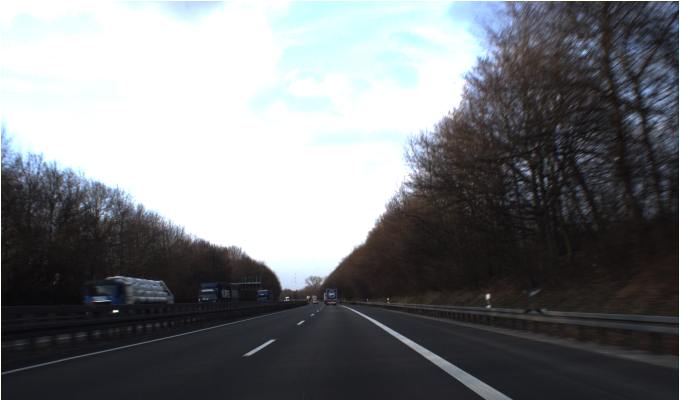
#> input picture signbreaker/Backgrounds/GTSDB/00014.png, 1360 x 800 px (shown at 1/2 size); its folder holds only this picture in this run
$ python create_sequences_auto.py Backgrounds/GTSDB Backgrounds/GTSDB   (older library calls are emulated)
#> lines starting #> are read from the running program, lines starting #| are printed output that depends on the picture
#> further down, bg_img is the input picture: shape (800, 1360, 4); mean B, G, R, A 123.8, 120.9, 118.7, 255
### signbreaker/utils.py
"""Utility functions for manipulating images."""
# Extended from original functions by Jack Downes: https://github.com/ai-research-students-at-curtin/sign_augmentation

import os
import math
import random

import cv2
import numpy as np
from PIL import Image, ImageOps
from scipy.stats import truncnorm
from skimage.util import random_noise
import diplib as dip


def load_paths(directory, ignored=['.npy']):
    """Returns a list with the paths of all files in the directory."""
    paths = []
    for filename in os.listdir(directory):  # Retrieve names of files in directory
        # Concatenate filename with directory path, ignoring hidden files
        path = os.path.join(directory, filename)
        _, ext = os.path.splitext(filename)
        if not filename.startswith('.') and ext not in ignored:
            paths.append(path)
    return paths

# [25 lines left out: functions load_files, dir_split, not called in this run]


def scale_image(image_path, width):
    """Wrapper for scale_img() using the path to an image."""
    return scale_img(Image.open(image_path).convert("RGBA"), width)

# [182 lines left out: functions scale_img, create_alpha, delete_background, to_png, png_to_jpeg, match_height and 3 more, not called in this run]


def overlay(fg, bg, x1=-1, y1=-1):
    """Overlay foreground image on background image, keeping transparency.

    Foreground iamge will be centred on background if x1 or y1 are omitted.
    Images may be RGB or RGBA.

    Arguments:
    x1, y1 -- top-left coordinates for where to place foreground image
    """
    # If the background doesn't have an alpha channel, add one
    if len(cv2.split(bg)) == 3:
        bg = cv2.cvtColor(bg, cv2.COLOR_RGB2RGBA)
        bg[:, :, 3] = 255  # Keep it opaque
    # Same for foreground
    if len(cv2.split(fg)) == 3:
        fg = cv2.cvtColor(fg, cv2.COLOR_RGB2RGBA)
        fg[:, :, 3] = 255

    # Make a copy of the background for making changes
    new_img = bg.copy()

    # Retrieve image dimentions
    height_FG, width_FG, _ = fg.shape  # Discard channel
    height_BG, width_BG, _ = bg.shape

    # If either of the coordinates were omitted, calculate start/end positions
    # using the difference in image size, centring foreground on background
    if x1 == -1 or y1 == -1:
        # Start coordinates
        x1 = (width_BG - width_FG) // 2    # Floor division to truncate as
        y1 = (height_BG - height_FG) // 2  # coordinates don't need to be exact
    # End coordinates
    x2 = x1 + width_FG
    y2 = y1 + height_FG

    ### Start of code from fireant ###
    # https://stackoverflow.com/questions/14063070/overlay-a-smaller-image-on-a-larger-image-python-opencv
    # Retrieve an array of alpha values from the foreground image
    # Divide by 255 to get values between 0.0 and 1.0
    alpha = fg[:,:,3] / 255.0
    beta = 1.0 - alpha

    # Loop over BGR channels (but not alpha)
    for ch in range(0, 3):
        new_img[y1:y2, x1:x2, ch] = (alpha * fg[:, :, ch] +
                                     beta * new_img[y1:y2, x1:x2, ch])
    ### End of code from fireant ###

    return new_img


# [384 lines left out: functions has_intersection, overlay_new, count_pixels, calc_ratio, count_diff_pixels, calc_quadrant_diff and 13 more, not called in this run]

### signbreaker/create_sequences_auto.py
"""
Extended from create_sequences.py

Script for generating sequences of traffic sign detection training data. Imitates how a moving camera would capture
multiple frames of a scene where the target object is at slightly different distances from the camera in each frame.

The distance of the near and far anchor points are passed as command line arguments, and a set of foregrounds, with
evenly distributed distances over the near and far anchor distances, are produced via perspective projection.

The camera's focal length or field of view is also passed as a command line argument to apply perspective projection.
"""

# Author: Kristian Rados, Allen Antony

OUT_DIR         = "SGTS_Sequences"
LABELS_FILE     = "labels.txt"
MIN_ANCHOR_SIZE = 10
MAX_ANCHOR_SIZE = 200
FOVY = 60

import os
import sys

sys.path.append(os.path.dirname(os.path.abspath(__file__)))

import argparse
import cv2
from datetime import datetime
import numpy as np
import math
from pathlib import Path
from utils import load_paths, overlay


def parse_arguments():
    parser = argparse.ArgumentParser()
    parser.add_argument("bg_dir", type=Path, help="path to background image directory")
    parser.add_argument("fg_dir", type=Path, help="path to foreground/sign image directory")
    parser.add_argument("-n", "--num_frames", type=int, help="number of frames generated for each sequence", default=8)
    parser.add_argument("-d1", "--min_dist", type=int, help="minimum distance of sign from camera", default=4)
    parser.add_argument("-d2", "--max_dist", type=int, help="maximum distance of sign from camera", default=20)
    return parser.parse_args()


class Anchor(object):
    """
    A class that stores OpenCV pixel coordinates of the top left corner of the sign,
    as well as the size of the sign in pixels.
    """
    def __init__(self, bg_size, NDC_x, NDC_y, x_size, y_size, sign_z):
        height, width, _ = bg_size
        x_size, y_size = x_size / 2, y_size / 2

        # Converting from normalized device coordinates to 0-1 range
        NDC_x = (NDC_x + 1) / 2
        NDC_x = min(max(NDC_x, 0), 1 - x_size)

        # Converting from normalized device coordinates to 0-1 range and shifting
        # vanishing point vertically
        NDC_y = 1 - ((NDC_y + 0.45) / 1.45)
        NDC_y = min(max(NDC_y, 0), 1 - y_size)

        # Converting from 0-1 range to pixel coordinates
        self.size = int(x_size * width)
        self.screen_x = int(NDC_x * width)
        self.screen_y = int(NDC_y * height)
        self.distance = -1 * sign_z

    def __str__(self):
        return f"Anchor: {self.screen_x}, {self.screen_y}, {self.size}"


class SignObject(object):
    """
    A class that stores the world coordinates of a sign object, applying perspective projection via
    the method 'perspective_transform'
    """
    def __init__(self, x, y, z, size):
        # Top left corner of sign
        self.x1 = x
        self.y1 = y
        # Bottom right corner of sign
        self.x2 = x + size
        self.y2 = y - size
        # Virtual distance from camera to sign
        self.z = z

    def perspective_transform(self, bg_size, proj_matrix):
        """
        Applies perspective projection to the sign object to produce normalised device coordinates (NDC),
        and initialises and returns an anchor object using these new coordinates.
        """
        # Scale the sign coordinates by the perspective projection matrix
        x1, y1, _, w = proj_matrix.dot(np.array([self.x1, self.y1, self.z, 1]))
        x2, y2, _, w = proj_matrix.dot(np.array([self.x2, self.y2, self.z, 1]))

        # Transform to normalized device coordinates
        x1f, y1f, x2f, y2f = x1/w, y1/w, x2/w, y2/w

        x_size = abs(x2f - x1f)
        y_size = abs(y2f - y1f)
        return Anchor(bg_size, NDC_x=x1f, NDC_y=y1f, x_size=x_size, y_size=y_size, sign_z=self.z)


def create_perspective(fovy, aspect, near, far):
    """[summary]
    Creates a perspective projection matrix using vertical fov, aspect ratio, and near and
    far clipping distances.
    Code adapted from http://learnwebgl.brown37.net/08_projections/projections_perspective.html
    """
    if (fovy <= 0 or fovy >= 180 or aspect <= 0 or near >= far or near <= 0):
        raise ValueError('Invalid parameters to createPerspective')
    half_fovy = math.radians(fovy) / 2

    top = near * math.tan(half_fovy)
    bottom = -top
    right = top * aspect
    left = -right
    return create_frustrum(left, right, bottom, top, near, far)


def create_frustrum(left, right, bottom, top, near, far):
    """[summary]
    Creates a perspective projection matrix using the left, right, bottom, top, near and far
    bounds of the near clipping plane.
    Code adapted from http://learnwebgl.brown37.net/08_projections/projections_perspective.html
    """
    if (left == right or bottom == top or near == far):
        raise ValueError('Invalid parameters to createFrustrum')
    if (near <= 0 or far <= 0):
        raise ValueError('Near and far must be positive')

    perspective_matrix =  np.array([[near, 0, 0, 0],
                                    [0, near, 0, 0],
                                    [0, 0, 1, 0],
                                    [0, 0, -1, 0]],
                                    dtype=np.float32)
    NDC_matrix =  np.array([[2/(right-left), 0, 0, 0],
                            [0, 2/(top-bottom), 0, 0],
                            [0, 0, 1, 0],
                            [0, 0, 0, 1]],
                            dtype=np.float32)
    return np.dot(NDC_matrix, perspective_matrix)


def produce_anchors(bg_size, size, x, y, min_dist, max_dist, num_frames):
    """[summary]
    Generates a list of anchor objects, by applying perspective projection on the constant
    world coordinates, depending on virtual distance from the camera. Using np.linspace, the
    distances are evenly distributed over min_dist to max_dist to create the anchor objects.
    """
    anchors = []
    height, width, _ = bg_size
    aspect_ratio = width / height
    proj_matrix = create_perspective(FOVY, aspect_ratio, NEAR_CLIPPING_PLANE_DIST, FAR_CLIPPING_PLANE_DIST)

    for dist in np.linspace(max_dist, min_dist, num=num_frames, endpoint=True):
        sign_z = -1 * dist      # Projection matrix assumes negative z values in front of camera
        sign_near = SignObject(x, y, z=sign_z, size=size)
        anchor = sign_near.perspective_transform(bg_size, proj_matrix)
        anchors.append(anchor)
    return anchors


SIGN_COORDS = {'x':1.5, 'y':1, 'size':0.5}      # World coordinates for rendered sign objects
NEAR_CLIPPING_PLANE_DIST = 2
FAR_CLIPPING_PLANE_DIST = 50


def create_sequence(bg_img, fg_img, bg_name, fg_name, sequence_id, out_dir, min_dist=4, max_dist=20, num_frames=8):
    anchors = produce_anchors(bg_img.shape, SIGN_COORDS['size'], SIGN_COORDS['x'], SIGN_COORDS['y'],
                              min_dist, max_dist, num_frames)
    bounding_boxes = []
    image_paths = []

    for frame, anchor in enumerate(anchors):
        save_path = f"{out_dir}/{sequence_id + frame}-{bg_name}-{fg_name}-{frame}.jpg"
        scaled_fg_img = cv2.resize(fg_img, (anchor.size, anchor.size))
        new_img = overlay(scaled_fg_img, bg_img, anchor.screen_x, anchor.screen_y)
        cv2.imwrite(save_path, new_img)

        bounding_boxes.append([anchor.screen_x, anchor.screen_y, anchor.size, anchor.size, anchor.distance])
        image_paths.append(save_path)
#> this loop made 8 passes
#> pass 3, in create_sequence, `scaled_fg_img = cv2.resize(fg_img, (anchor.size, anchor.size))`:
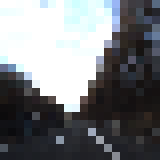
#> scaled_fg_img: shape (20, 20, 4) (shown 8 times larger); mean B, G, R, A 123.6, 120.7, 118.5, 255
#> after the loop:
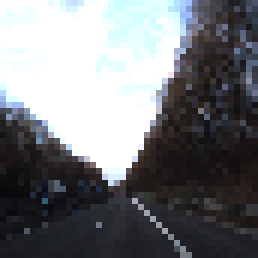
#> scaled_fg_img: shape (43, 43, 4) (shown 6 times larger); mean B, G, R, A 122.9, 119.9, 117.8, 255
#> after the loop, bounding_boxes = [[731, 503, 17, 17, 20], [736, 499, 18, 18, 18.29], [742, 494, 20, 20, 16.57], [749, 487, 23, 23, 14.86], [759, 479, 26, 26, 13.14], [770, 468, 30, 30, 11.43], [786, 453, 35, 35, 9.71], [809, 432, 43, 43, 8]]; image_paths = 8 items
    return (image_paths, bounding_boxes)


if __name__ == '__main__':
    args = parse_arguments()

    # Loading argument-specified directories
    bg_paths = load_paths(args.bg_dir)
    fg_paths = load_paths(args.fg_dir)

    print(f"Found {len(bg_paths)} background images.")
    print(f"Found {len(fg_paths)} foreground images.\n")

    if os.listdir(args.bg_dir) == [] or os.listdir(args.fg_dir) == []:
        raise ValueError("Error: each input directory must have at least 1 image")

    # Directory structure setup
    if (not os.path.exists(OUT_DIR)):
        out_dir = OUT_DIR
    else:
        timestamp = datetime.now().strftime("_%d%m%Y_%H%M%S")
        out_dir = OUT_DIR + timestamp
    os.mkdir(out_dir)

    # Generate sequences by overlaying foregrounds over backgrounds according to anchor point data
    for bg_path in bg_paths:
        bg_img = cv2.imread(bg_path, cv2.IMREAD_UNCHANGED)
        for fg_path in fg_paths:
            fg_img = cv2.imread(fg_path, cv2.IMREAD_UNCHANGED)
            # Path without extension
            save_path = f'{out_dir}/{Path(bg_path).stem}-{Path(fg_path).stem}'
            create_sequence(bg_img, fg_img, fg_path, save_path,
                            args.min_dist, args.max_dist, args.num_frames)

$ run again, on signbreaker/Backgrounds/GTSDB/00027.png
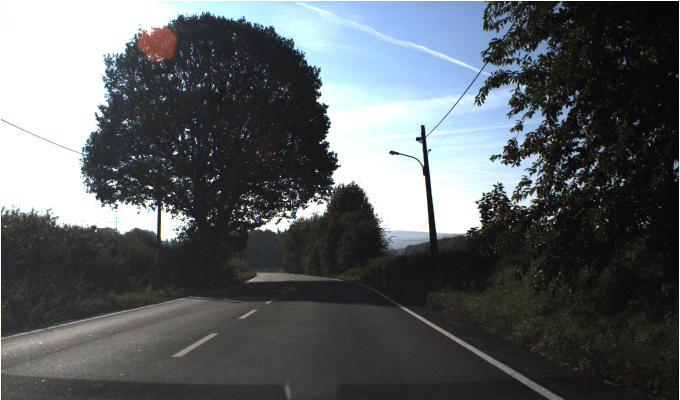
#> input picture signbreaker/Backgrounds/GTSDB/00027.png, 1360 x 800 px (shown at 1/2 size)
#> bg_img is the input picture: shape (800, 1360, 4); mean B, G, R, A 98.7, 95.8, 91.1, 255
#> the loop in create_sequence, `for frame, anchor in enumerate(anchors):` made 8 passes
#> pass 3, in create_sequence, `scaled_fg_img = cv2.resize(fg_img, (anchor.size, anchor.size))`:
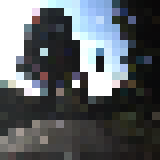
#> scaled_fg_img: shape (20, 20, 4) (shown 8 times larger); mean B, G, R, A 98.5, 95.1, 90.4, 255
#> after the loop in create_sequence, `for frame, anchor in enumerate(anchors):`:
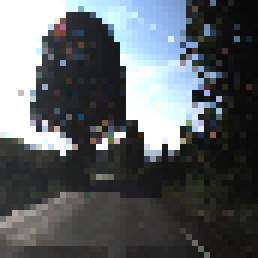
#> scaled_fg_img: shape (43, 43, 4) (shown 6 times larger); mean B, G, R, A 98.4, 95.3, 90.6, 255
#> after the loop in create_sequence, `for frame, anchor in enumerate(anchors):`: bounding_boxes = [[731, 503, 17, 17, 20], [736, 499, 18, 18, 18.29], [742, 494, 20, 20, 16.57], [749, 487, 23, 23, 14.86], [759, 479, 26, 26, 13.14], [770, 468, 30, 30, 11.43], [786, 453, 35, 35, 9.71], [809, 432, 43, 43, 8]]; image_paths = 8 items

$ run again, on signbreaker/Backgrounds/GTSDB/00029.png
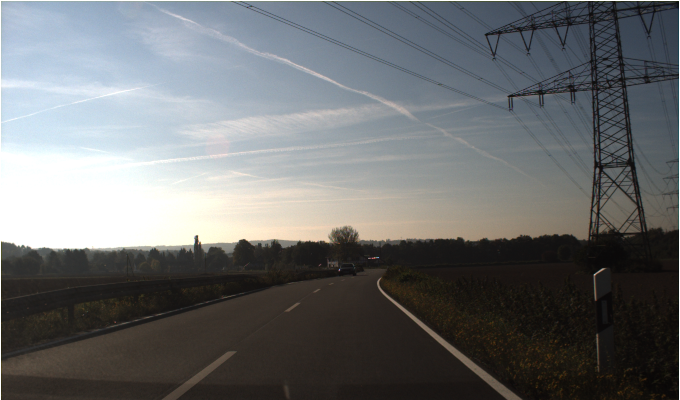
#> input picture signbreaker/Backgrounds/GTSDB/00029.png, 1360 x 800 px (shown at 1/2 size)
#> bg_img is the input picture: shape (800, 1360, 4); mean B, G, R, A 111, 109.9, 108, 255
#> the loop in create_sequence, `for frame, anchor in enumerate(anchors):` made 8 passes
#> pass 3, in create_sequence, `scaled_fg_img = cv2.resize(fg_img, (anchor.size, anchor.size))`:
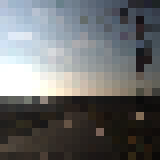
#> scaled_fg_img: shape (20, 20, 4) (shown 8 times larger); mean B, G, R, A 108.8, 108, 106.4, 255
#> after the loop in create_sequence, `for frame, anchor in enumerate(anchors):`:
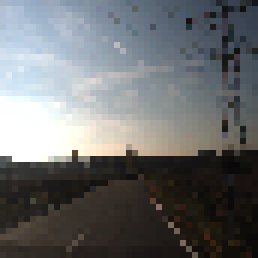
#> scaled_fg_img: shape (43, 43, 4) (shown 6 times larger); mean B, G, R, A 110.2, 109, 107.1, 255
#> after the loop in create_sequence, `for frame, anchor in enumerate(anchors):`: bounding_boxes = [[731, 503, 17, 17, 20], [736, 499, 18, 18, 18.29], [742, 494, 20, 20, 16.57], [749, 487, 23, 23, 14.86], [759, 479, 26, 26, 13.14], [770, 468, 30, 30, 11.43], [786, 453, 35, 35, 9.71], [809, 432, 43, 43, 8]]; image_paths = 8 items
